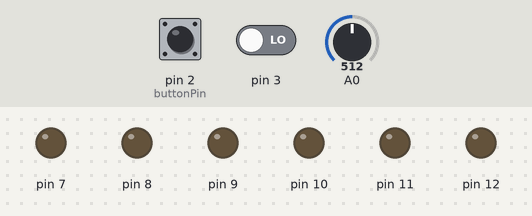
The sketch below on a simulated Arduino Uno, built with avr-gcc and run on an emulated ATmega328P. On the bench: output pins drawn as LEDs (lit = HIGH). Dashed ring = blinking. The inputs (shaded band) are chosen by the test bench; at power-on: pin 2 (buttonPin) LOW, A0 = 512, pin 3 LOW. What the sketch prints to the serial monitor is not drawn.

Above: at 1.2 s.
1.3 s: pin 2 (buttonPin) pulled HIGH for 0.15 s
At 2.3 s:
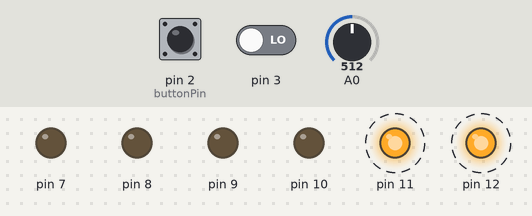
4.4 s: A0 set to 0
7.4 s: A0 set to 122
At 7.7 s:
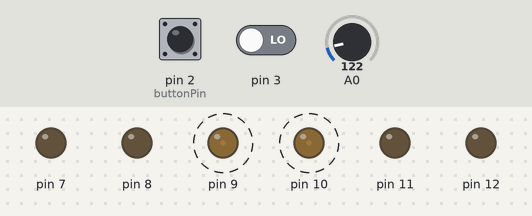
10.4 s: A0 set to 0
13.4 s: pin 2 (buttonPin) pulled HIGH for 1 s
At 13.9 s:
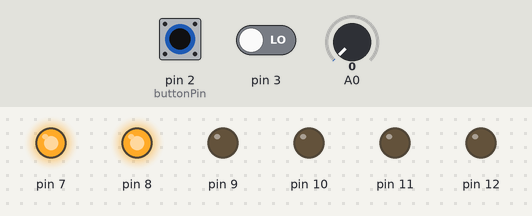
15.9 s: pin 2 (buttonPin) pulsed HIGH 2 times (0.12 s each, 0.3 s apart)
At 17.43 s:
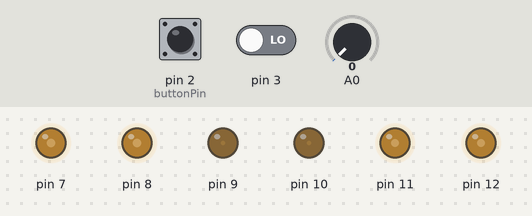
Timing chart, 0 to 19.9 s (numbered marks = the images above; inputs shaded):
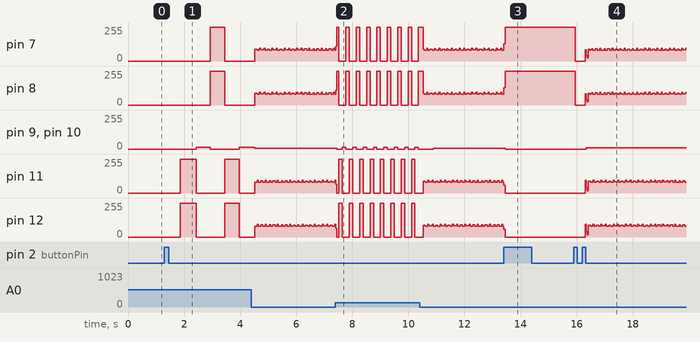

Measured:
- after the input at 1.3 s, pin 7, pin 8: 0/255 → 255/255 after 1.6 s, → 0/255 0.51 s later; pin 9, pin 10: 0/255 → 15/255 after 1.1 s, → 0/255 0.51 s later, → 15/255 1.0 s later; pin 11, pin 12: alternates 255/255 for 0.54 s and 0/255 for 1.0 s, starting after 0.56 s
- after the input at 7.4 s, pin 9, pin 10: alternates 15/255 for 0.12 s and 0/255 for 0.25 s, starting after 0.05 s
- after the input at 13.4 s, pin 9, pin 10: 6/255 → 0/255 after 0.05 s

The sketch:

code.ino
```cpp
//Variables for changing mode
int buttonPushCounter = 1;   // counter for the number of button presses
int buttonState = 0;         // current state of the button
int lastButtonState = 0;     // prev state of the button
const int  buttonPin = 2;    // pin that mode-changing switch is connected to
 int mode = 1;               // the mode that the LEDs are in

//varibles for changing color in mode 3
int chooseColor = 0;         // current color chosen
int lastChooseColor = 0;     // prev color chosen
int color = 0;               // the color of the LEDs being lit

void setup() {
  //setting LEDs as output
  pinMode(11, OUTPUT);
  pinMode(12, OUTPUT);
  pinMode(10, OUTPUT);
  pinMode(9, OUTPUT);
  pinMode(8, OUTPUT);
  pinMode(7, OUTPUT);

   Serial.begin(9600);
}

void loop() {

    buttonState = digitalRead(buttonPin);

  // compare the buttonState to its previous state
  if (buttonState != lastButtonState) {
    // if the state has changed, increment the counter
     if (buttonState == HIGH) {
      buttonPushCounter++;
      if (buttonPushCounter==4){buttonPushCounter=1;}
      }

    // Delay a little bit to avoid bouncing
    delay(50);
  }
  // save the current state as the last state, for next time through the loop
  lastButtonState = buttonState;

//selecting mode depending on the state of button
 if (buttonPushCounter==1){mode=1;};
   if (buttonPushCounter==2){mode=2;};
   if (buttonPushCounter==3){mode=3;};

//mode 1:switched off
if(mode==1){
  digitalWrite(11, LOW);
    digitalWrite(12, LOW);
    digitalWrite(10, LOW);
    digitalWrite(9, LOW);
    digitalWrite(8, LOW);
    digitalWrite(7, LOW);
}

//mode 2:LEDs lighting in sequence
if (mode==2){
  int delaySpeed = 500;
  delaySpeed= analogRead(A0);
   color ++;
    if(color==4){color=1;};
   delay(delaySpeed);


if (color == 1){
  digitalWrite(11, HIGH);
    digitalWrite(12, HIGH);
    digitalWrite(10, LOW);
    digitalWrite(9, LOW);
    digitalWrite(8, LOW);
    digitalWrite(7, LOW);
  }
if (color == 2){
  digitalWrite(11, LOW);
    digitalWrite(12, LOW);
    analogWrite(10, 15);  //analog for blue lights in order to make it dimmer
    analogWrite(9, 15);
    digitalWrite(8, LOW);
    digitalWrite(7, LOW);
  }
if (color == 3){
  digitalWrite(11, LOW);
    digitalWrite(12, LOW);
    digitalWrite(10, LOW);
    digitalWrite(9, LOW);
    digitalWrite(8, HIGH);
    digitalWrite(7, HIGH);
  }
}

//mode 3: choosing a color that is lit indefinitely
if(mode==3){

chooseColor = digitalRead(3);

  // compare the buttonState to its previous state
  if (chooseColor != lastChooseColor) {
    // if the state has changed, increment the counter
     if (chooseColor == HIGH) {
      color++;
      if (color==4){color=1;}
      }

    // Delay a little bit to avoid bouncing
    delay(50);
  }

  // save the current state as the last state, for next time through the loop
  lastChooseColor = chooseColor;

  if (color == 1){
  digitalWrite(11, HIGH);
    digitalWrite(12, HIGH);
    digitalWrite(10, LOW);
    digitalWrite(9, LOW);
    digitalWrite(8, LOW);
    digitalWrite(7, LOW);
  }
if (color == 2){
  digitalWrite(11, LOW);
    digitalWrite(12, LOW);
   analogWrite(10, 15);
    analogWrite(9, 15);
    digitalWrite(8, LOW);
    digitalWrite(7, LOW);
  }
if (color == 3){
  digitalWrite(11, LOW);
    digitalWrite(12, LOW);
    digitalWrite(10, LOW);
    digitalWrite(9, LOW);
    digitalWrite(8, HIGH);
    digitalWrite(7, HIGH);
  }

}

 Serial.println(mode);
  delay(1);
}
```
